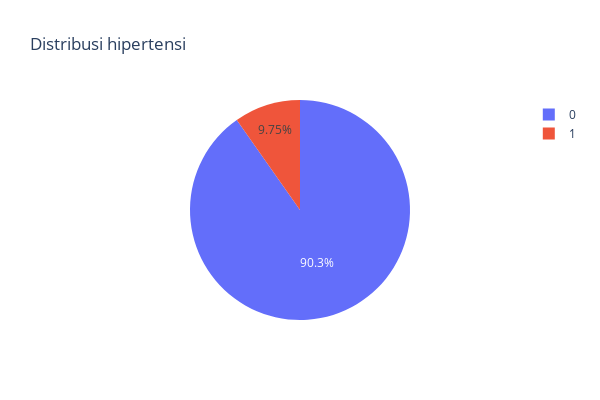

The code cell stored with this chart in its notebook:
### Code cell
fig = px.pie(df, names='hypertension', title = 'Distribusi hipertensi', width=600, height=400)
fig.show()

### Figure 1 — Plotly figure (JSON) as saved in the notebook; plotly's stock layout.template omitted (floating-point values rounded to 4 significant figures; data arrays with more than 128 entries replaced by an {"elided": "..."} marker saying what was removed)
{"data": [{"domain": {"x": [0, 1], "y": [0, 1]}, "hovertemplate": "hypertension=%{label}<extra></extra>", "labels": {"elided": "5110 int values"}, "legendgroup": "", "name": "", "showlegend": true, "type": "pie"}], "layout": {"height": 400, "legend": {"tracegroupgap": 0}, "title": {"text": "Distribusi hipertensi"}, "width": 600}}
